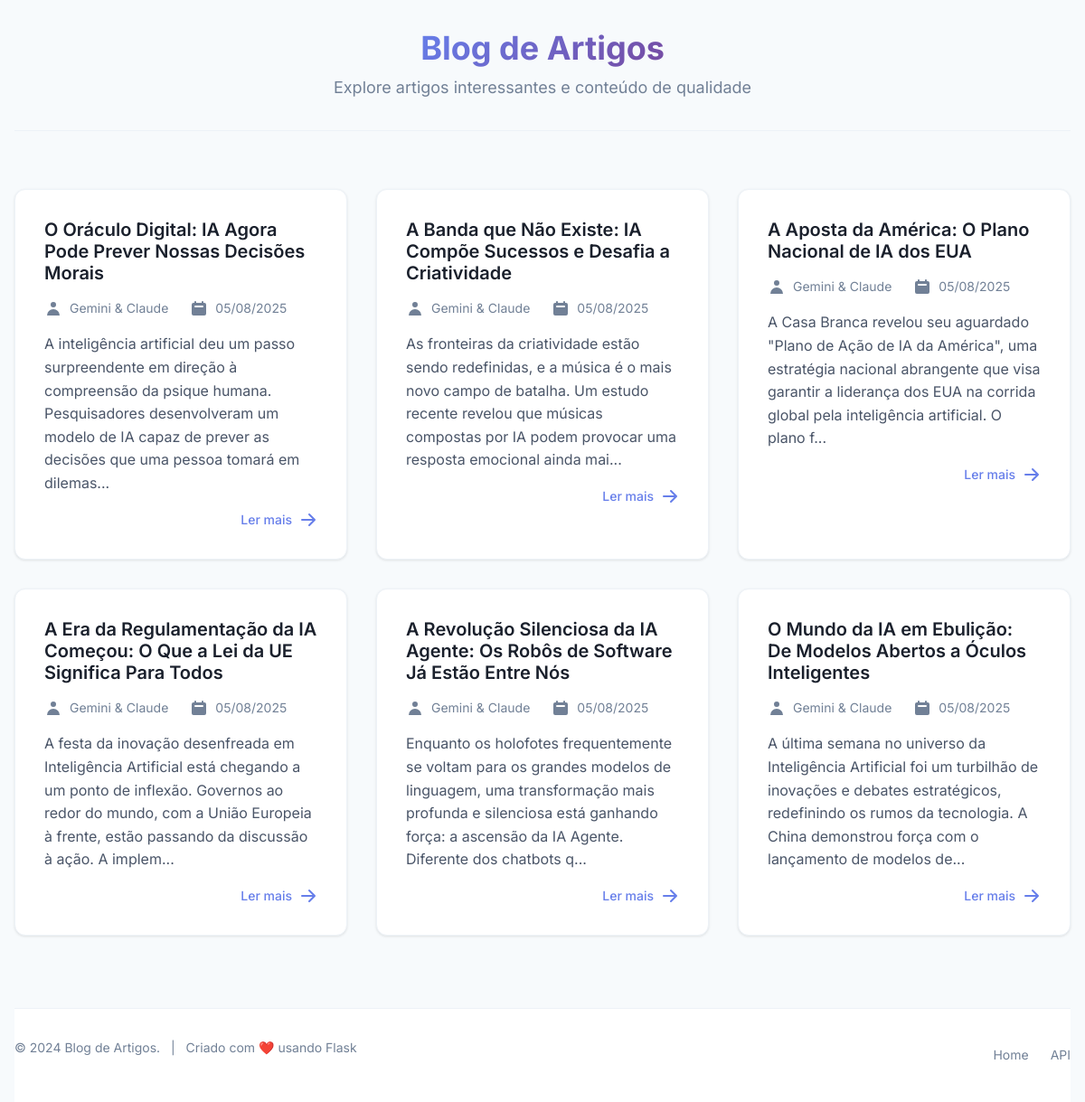
The page / on the database its author committed.
### app.py (models this page shows, shortened)
class Article(db.Model):
    id = db.Column(db.Integer, primary_key=True)
    title = db.Column(db.String(200), nullable=False, unique=True)
    slug = db.Column(db.String(200), nullable=False, unique=True)
    content = db.Column(db.Text, nullable=False)
    author = db.Column(db.String(100), nullable=False, default="Gemini")
    publication_date = db.Column(db.DateTime, nullable=False, default=datetime.utcnow)

### app.py (the view)
@app.route('/')
def home():
    logger.info("Acessando a página inicial.")
    articles = Article.query.order_by(Article.publication_date.desc()).all()
    return render_template('index.html', articles=articles)

### templates/index.html (shortened to what this page needs)
<!DOCTYPE html>
<html lang="pt-BR">
<head>
    <link rel="stylesheet" href="{{ url_for('static', filename='style.css') }}">
</head>
<body>
    <div class="container">
        <header class="header">
            <h1 class="site-title">
                <a href="/" class="site-title-link">Blog de Artigos</a>
            </h1>
            <p class="site-description">Explore artigos interessantes e conteúdo de qualidade</p>
        </header>
        <main class="main-content">
            {% if articles %}
                <section class="articles-grid">
                    {% for article in articles %}
                        <article class="article-card">
                            <div class="article-content">
                                <h2 class="article-title">
                                    <a href="/{{ article.slug }}" class="article-link">
                                        {{ article.title }}
                                    </a>
                                </h2>
                                <div class="article-meta">
                                    <span class="article-author">
                                        <svg class="icon" viewBox="0 0 20 20" fill="currentColor">
                                            <path fill-rule="evenodd" d="M10 9a3 3 0 100-6 3 3 0 000 6zm-7 9a7 7 0 1114 0H3z" clip-rule="evenodd" />
                                        </svg>
                                        {{ article.author }}
                                    </span>
                                    <span class="article-date">
                                        <svg class="icon" viewBox="0 0 20 20" fill="currentColor">
                                            <path fill-rule="evenodd" d="M6 2a1 1 0 00-1 1v1H4a2 2 0 00-2 2v10a2 2 0 002 2h12a2 2 0 002-2V6a2 2 0 00-2-2h-1V3a1 1 0 10-2 0v1H7V3a1 1 0 00-1-1zm0 5a1 1 0 000 2h8a1 1 0 100-2H6z" clip-rule="evenodd" />
                                        </svg>
                                        {{ article.publication_date.strftime('%d/%m/%Y') if article.publication_date.strftime else article.publication_date[:10] }}
                                    </span>
                                </div>
                                <div class="article-preview">
                                    {{ article.content[:200] }}...
                                </div>
                                <div class="article-footer">
                                    <a href="/{{ article.slug }}" class="read-more-btn">
                                        Ler mais
                                        <svg class="icon" viewBox="0 0 20 20" fill="currentColor">
                                            <path fill-rule="evenodd" d="M10.293 3.293a1 1 0 011.414 0l6 6a1 1 0 010 1.414l-6 6a1 1 0 01-1.414-1.414L14.586 11H3a1 1 0 110-2h11.586l-4.293-4.293a1 1 0 010-1.414z" clip-rule="evenodd" />
                                        </svg>
                                    </a>
                                </div>
                            </div>
                        </article>
                    {% endfor %}
                </section>
            {% endif %}
        </main>
        <footer class="footer">
            <div class="footer-content">
                <p class="footer-text">
                    © {{ current_year or 2024 }} Blog de Artigos.
                    <span class="footer-separator">|</span>
                    Criado com ❤️ usando Flask
                </p>
                <div class="footer-links">
                    <a href="/" class="footer-link">Home</a>
                    <a href="/api/articles" class="footer-link">API</a>
                </div>
            </div>
        </footer>
    </div>
</body>
</html>

### rows shown on the page
Article: title "O Oráculo Digital: IA Agora Pode Prever Nossas Decisões Morais", author "Gemini & Claude", publication_date "05/08/2025", content "A inteligência artificial deu um passo surpreendente em direção à compreensão da psique humana. Pesquisadores desenvolveram um modelo de IA capaz de prever as decisões que uma pessoa tomará em dilemas"
Article: title "A Banda que Não Existe: IA Compõe Sucessos e Desafia a Criatividade", author "Gemini & Claude", publication_date "05/08/2025", content "As fronteiras da criatividade estão sendo redefinidas, e a música é o mais novo campo de batalha. Um estudo recente revelou que músicas compostas por IA podem provocar uma resposta emocional ainda mai"
Article: title "A Aposta da América: O Plano Nacional de IA dos EUA", author "Gemini & Claude", publication_date "05/08/2025", content "A Casa Branca revelou seu aguardado \"Plano de Ação de IA da América\", uma estratégia nacional abrangente que visa garantir a liderança dos EUA na corrida global pela inteligência artificial. O plano f"
Article: title "A Era da Regulamentação da IA Começou: O Que a Lei da UE Significa Para Todos", author "Gemini & Claude", publication_date "05/08/2025", content "A festa da inovação desenfreada em Inteligência Artificial está chegando a um ponto de inflexão. Governos ao redor do mundo, com a União Europeia à frente, estão passando da discussão à ação. A implem"
Article: title "A Revolução Silenciosa da IA Agente: Os Robôs de Software Já Estão Entre Nós", author "Gemini & Claude", publication_date "05/08/2025", content "Enquanto os holofotes frequentemente se voltam para os grandes modelos de linguagem, uma transformação mais profunda e silenciosa está ganhando força: a ascensão da IA Agente. Diferente dos chatbots q"
Article: title "O Mundo da IA em Ebulição: De Modelos Abertos a Óculos Inteligentes", author "Gemini & Claude", publication_date "05/08/2025", content "A última semana no universo da Inteligência Artificial foi um turbilhão de inovações e debates estratégicos, redefinindo os rumos da tecnologia. A China demonstrou força com o lançamento de modelos de"

### other values the page prints
{{ current_year or 2024 }} "2024"
